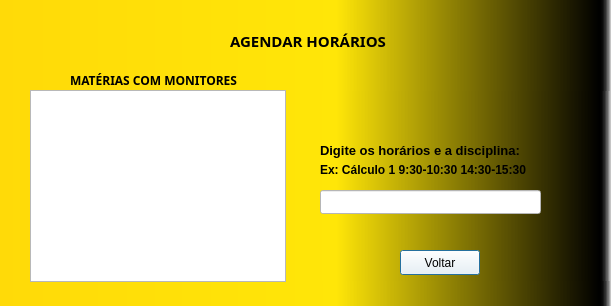
<?xml version="1.0" encoding="UTF-8"?>
<ui version="4.0">
 <class>AlunoAgendarHr</class>
 <widget class="QDialog" name="AlunoAgendarHr">
  <property name="geometry">
   <rect>
    <x>0</x>
    <y>0</y>
    <width>611</width>
    <height>306</height>
   </rect>
  </property>
  <property name="minimumSize">
   <size>
    <width>611</width>
    <height>306</height>
   </size>
  </property>
  <property name="maximumSize">
   <size>
    <width>611</width>
    <height>306</height>
   </size>
  </property>
  <property name="windowTitle">
   <string>Dialog</string>
  </property>
  <property name="styleSheet">
   <string notr="true">QDialog{
background-color: qlineargradient(spread:pad, x1:0, y1:0, x2:1, y2:0, stop:0 rgba(255, 218, 8, 255), stop:0.55 rgba(255, 230, 8, 255), stop:0.98 rgba(0, 0, 0, 255), stop:1 rgba(0, 0, 0, 0));
}</string>
  </property>
  <widget class="QLineEdit" name="lineEdit">
   <property name="geometry">
    <rect>
     <x>320</x>
     <y>190</y>
     <width>221</width>
     <height>24</height>
    </rect>
   </property>
   <property name="styleSheet">
    <string notr="true">background-color: rgb(255, 255, 255);</string>
   </property>
  </widget>
  <widget class="QLabel" name="label_3">
   <property name="geometry">
    <rect>
     <x>230</x>
     <y>20</y>
     <width>171</width>
     <height>41</height>
    </rect>
   </property>
   <property name="font">
    <font>
     <family>Yu Gothic UI Semibold</family>
     <pointsize>11</pointsize>
     <weight>75</weight>
     <bold>true</bold>
    </font>
   </property>
   <property name="styleSheet">
    <string notr="true">color: rgb(0, 0, 0)</string>
   </property>
   <property name="text">
    <string>AGENDAR HORÁRIOS</string>
   </property>
  </widget>
  <widget class="QLabel" name="label_4">
   <property name="geometry">
    <rect>
     <x>320</x>
     <y>140</y>
     <width>271</width>
     <height>21</height>
    </rect>
   </property>
   <property name="font">
    <font>
     <pointsize>10</pointsize>
     <weight>75</weight>
     <bold>true</bold>
    </font>
   </property>
   <property name="styleSheet">
    <string notr="true">color: rgb(0, 0, 0);</string>
   </property>
   <property name="text">
    <string>Digite os horários e a disciplina:</string>
   </property>
  </widget>
  <widget class="QLabel" name="label_5">
   <property name="geometry">
    <rect>
     <x>320</x>
     <y>160</y>
     <width>281</width>
     <height>20</height>
    </rect>
   </property>
   <property name="font">
    <font>
     <pointsize>9</pointsize>
     <weight>75</weight>
     <bold>true</bold>
    </font>
   </property>
   <property name="styleSheet">
    <string notr="true">color: rgb(0, 0, 0);</string>
   </property>
   <property name="text">
    <string>Ex: Cálculo 1 9:30-10:30 14:30-15:30</string>
   </property>
  </widget>
  <widget class="QListWidget" name="listWidget">
   <property name="geometry">
    <rect>
     <x>30</x>
     <y>90</y>
     <width>256</width>
     <height>192</height>
    </rect>
   </property>
  </widget>
  <widget class="QLabel" name="label_6">
   <property name="geometry">
    <rect>
     <x>70</x>
     <y>60</y>
     <width>231</width>
     <height>41</height>
    </rect>
   </property>
   <property name="font">
    <font>
     <family>Yu Gothic UI Semibold</family>
     <pointsize>9</pointsize>
     <weight>75</weight>
     <bold>true</bold>
    </font>
   </property>
   <property name="styleSheet">
    <string notr="true">color: rgb(0, 0, 0)</string>
   </property>
   <property name="text">
    <string>MATÉRIAS COM MONITORES</string>
   </property>
  </widget>
  <widget class="QPushButton" name="voltar">
   <property name="geometry">
    <rect>
     <x>400</x>
     <y>250</y>
     <width>80</width>
     <height>25</height>
    </rect>
   </property>
   <property name="styleSheet">
    <string notr="true">color:rgb(0, 0, 0);
background-color: rgb(255, 255, 255);</string>
   </property>
   <property name="text">
    <string>Voltar</string>
   </property>
  </widget>
 </widget>
 <resources/>
 <connections/>
</ui>
